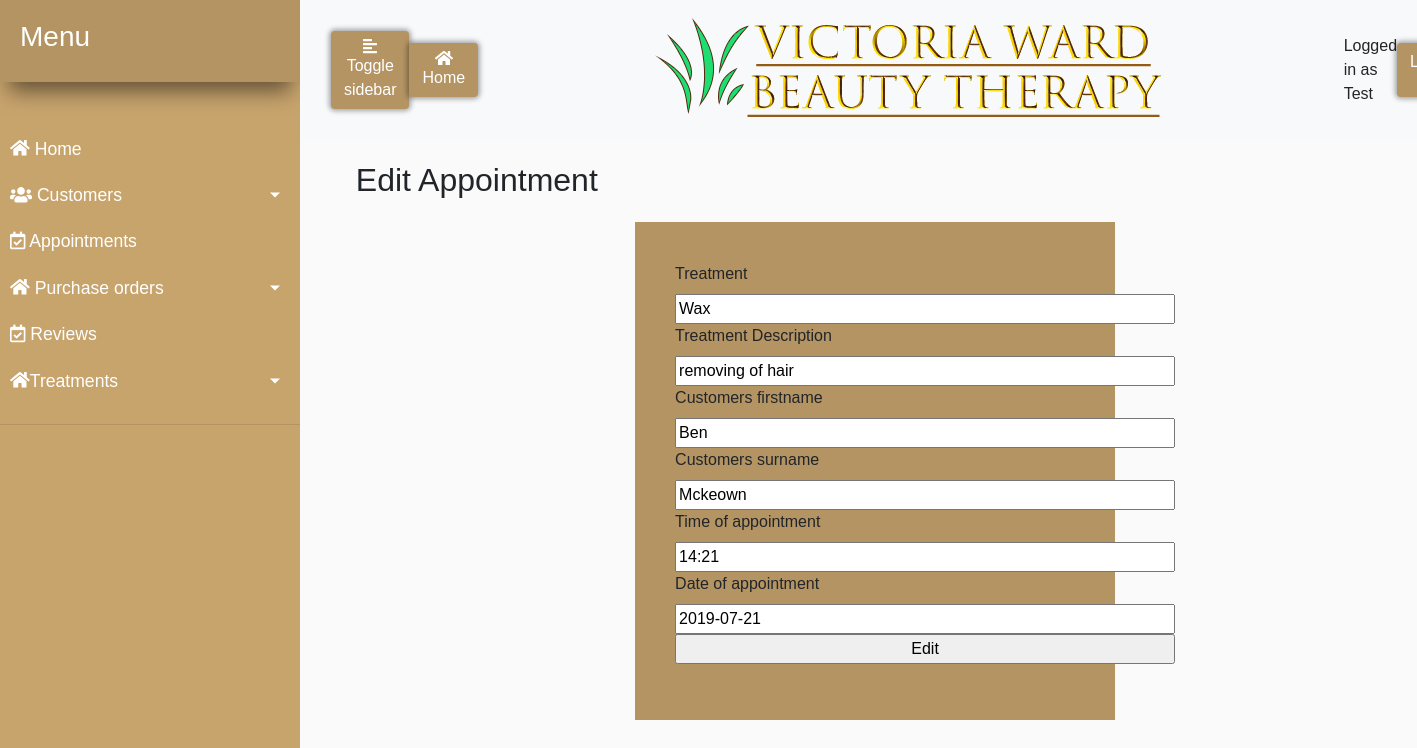
The app's page /websites/default/public/Appointments/editsingleAppointment.php?id=1 (signed in) with its own data.
### tables this page shows
CREATE TABLE `User` (
  `idUser` int(11) NOT NULL AUTO_INCREMENT,
  `username` varchar(45) DEFAULT NULL,
  `password` varchar(45) DEFAULT NULL,
  PRIMARY KEY (`idUser`)
);

CREATE TABLE `Appointments` (
  `idAppointments` int(11) NOT NULL AUTO_INCREMENT,
  `Treatment_name` varchar(45) DEFAULT NULL,
  `Treatment_description` varchar(500) DEFAULT NULL,
  `Customers_firstname` varchar(45) DEFAULT NULL,
  `Customers_surname` varchar(45) DEFAULT NULL,
  `Appointment_time` varchar(45) DEFAULT NULL,
  `Appointment_date` varchar(45) DEFAULT NULL,
  PRIMARY KEY (`idAppointments`)
);

### websites/default/public/Appointments/editsingleAppointment.php (the view, shortened to what this page needs)
<?php
if (isset($_SESSION['loggedin']) && $_SESSION['loggedin'] == true){
require "../config.php";
require '../header.php';
?>
<?php
   $appointment = $pdo->query('SELECT * FROM Appointments WHERE idAppointments = '. $_GET['id'])->fetch()  ;
?>
<h2>Edit Appointment</h2>
<div class="POForm">
            <form action="" method="POST" >
                <label>Treatment</label>
                <input type="text" name="Tname" value="<?php echo $appointment['Treatment_name']; ?>" /> <br />
                <label>Treatment Description</label>
                <input type="text" name="Tdesc" value="<?php echo $appointment['Treatment_description']; ?>" /><br />
                <label>Customers firstname</label>
                <input type="text" name="firstname" value="<?php echo $appointment['Customers_firstname']; ?>" /><br />
                <label>Customers surname</label>
                <input type="text" name="surname" value="<?php echo $appointment['Customers_surname']; ?>" /><br />
                <label>Time of appointment</label>
                <input type="text" name="time" value="<?php echo $appointment['Appointment_time']; ?>" /><br />
                <label>Date of appointment</label>
                <input type="text" name="date" value="<?php echo $appointment['Appointment_date']; ?>" /><br />
              <input type="submit" name="edit" value="Edit"  />
              </form>
</div>
<?php
}
else{
  header("location:../login.php");
}
?>

### websites/default/public/header.php (shortened to what this page needs)
<?php
if($_SESSION['loggedin']==true){
$results = $pdo->query('SELECT * FROM User');
}
?>
<head>
  <link rel="stylesheet" href="https://stackpath.bootstrapcdn.com/bootstrap/4.3.1/css/bootstrap.min.css">
    <link rel="stylesheet" href="../style.css">
<link rel="stylesheet" href="https://use.fontawesome.com/releases/v5.8.0/css/all.css">
</head>
<body>
<div class="wrapper">
  <nav id="sidebar">
<div class="sidebar-header">
  <h3>Menu</h3>
</div>
<br />
  <ul class="list-unstyled components">
    <li><a href="../Home.php"><i class="fas fa-home"></i>      Home</a></li>
    <li >
<a href="#pageSubmenu" data-toggle="collapse" aria-expanded="false" class="dropdown-toggle"><i class="fas fa-users"></i>      Customers</a>
</li>
    <li>
    <a href="../Appointments/appointments.php"><i class="far fa-calendar-check"></i></i>      Appointments</a></li>
    <li>
  <a href="#page2Submenu" data-toggle="collapse" aria-expanded="false" class="dropdown-toggle"><i class="fas fa-home"></i>    Purchase orders</a>
    </li>
  <li><a href="../Reviews/reviews.php"><i class="far fa-calendar-check"></i></i>      Reviews</a></li>
    <li >
                   <a href="#homeSubmenu" data-toggle="collapse" aria-expanded="false" class="dropdown-toggle"><i class="fas fa-home"></i>Treatments</a>
               </li>
  </ul>
  </nav>
<div id="content">
  <nav class="navbar navbar-expand-lg navbar-light bg-light">
    <div class="container-fluid">
      <button type="button" id="sidebarCollapse" class="btn">
        <i class="fas fa-align-left"></i>
        <span>Toggle sidebar</span>
      </button>
      <button type="button" id="home" class="btn">
        <i class="fas fa-home"></i>
        <span  class="glyphicon glyphicon-home"><a href="../Home.php">Home</a></span>
      </button>
<img class="logo" src="../images/logo.png" />
<a class="log">Logged in as
  <?php
if ($_SESSION['loggedin'] = true){
  foreach($results as $rows){
  echo $rows['username'] ;
}}
else{
  $_SESSION['loggedin'] = false ;
} ?> </a>
<button type="button" class="btn">
  <span><a href="../logout.php">Logout</a></span>
</button>
    </div>
  </nav>

### websites/default/public/style.css (style rules this page uses)
.wrapper { display: flex; box-shadow: 10px 10px 22px -8px rgba(0,0,0,0.87); }
#sidebar { min-width: 300px; max-width: 300px; min-height:100vh; }
a[data-toggle="collapse"] { position: relative; }
.dropdown-toggle::after { display: block; position: absolute; top: 50%; right: 20px; transform: translateY(-50%); }
body { font-family: 'Poppins', sans-serif; background: #fafafa; }
a, a:hover, a:focus { color: inherit; transition: all 0.3s; }
#sidebar { background: #c8a46d; color: #fff; transition: all 0.3s; }
#sidebar .sidebar-header { padding: 20px; background: #b49463; box-shadow: 0px 18px 21px -9px rgba(0,0,0,0.51); }
#sidebar ul.components { padding: 20px 0; border-bottom: 1px solid #b49463; }
#sidebar ul li a { padding: 10px; font-size: 1.1em; display: block; }
.logo { align-items:center; justify-content:center; margin-right: 15%; text-align: center; }
#content { width: 100%; }
.log { justify-content: flex-end; }
.btn { background-color: #b49463; color:white; box-shadow: 0px 0px 5px 2px rgba(0,0,0,0.34); }
#home { justify-content: flex-start; margin-right: 15%; }
h2 { margin-left: 5%; margin-top: 2%; }
.POForm { display: flex; background-color: #b49463; width: 60vh; padding: 40px; margin-left: 30%; min-height: 50vh; margin-top: 2%; margin-bottom: 5%; }
.POForm input { width: 500px; }

### records on screen
user: username "Test"
appointments: Tname "Wax", Tdesc "removing of hair", firstname "Ben", surname "Mckeown", time "14:21", date "2019-07-21"
